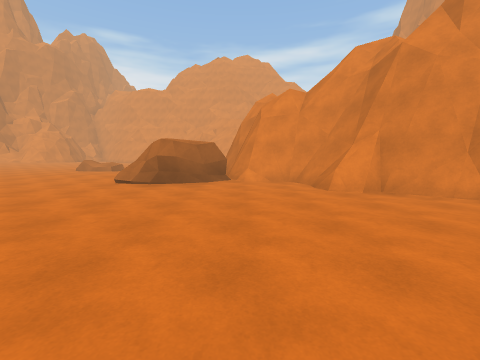
View 1 (above)

20 first-person views from a walk through a Unity game level. The camera is 1.4 m above the floor, tilts 6° down and sees 90° across. The floor is counted in squares, 2 m on a side. Each view is taken from the middle of a square. On the plan, view 1 faces up. The plan holds only what a view shows up to about 9 squares ahead; the rest is blank. The place goes on beyond the plan. The player character is not drawn. Surface patterns are stand-ins for the level's own textures.

View 2
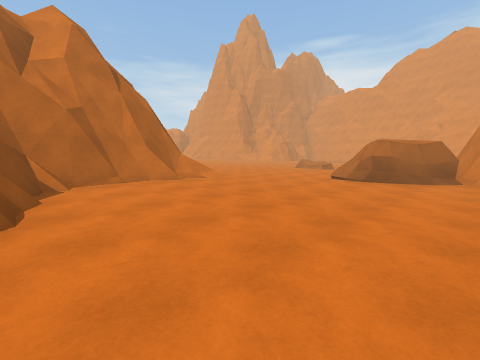

View 3
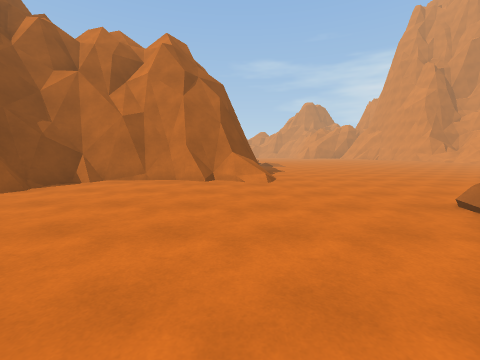

View 4
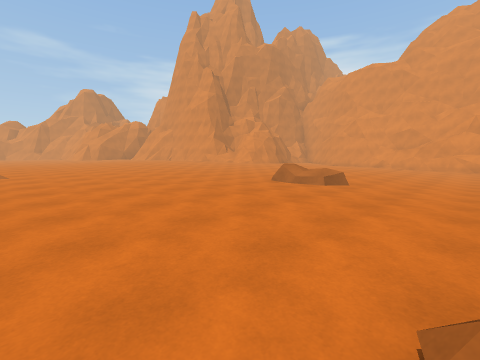

View 5
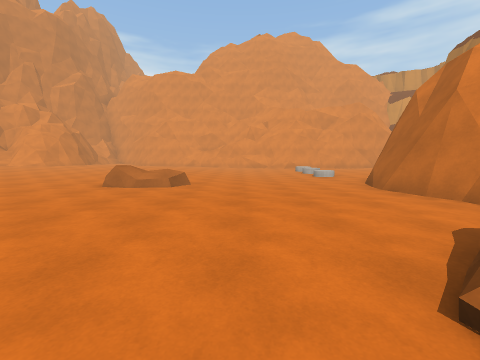

View 6
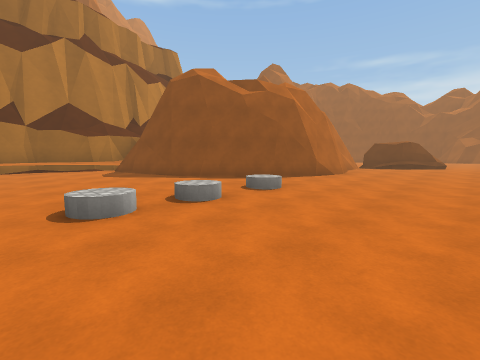

View 7
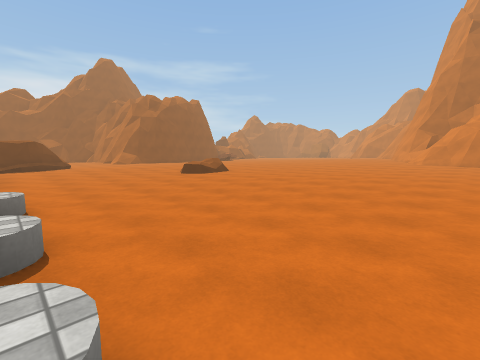

View 8
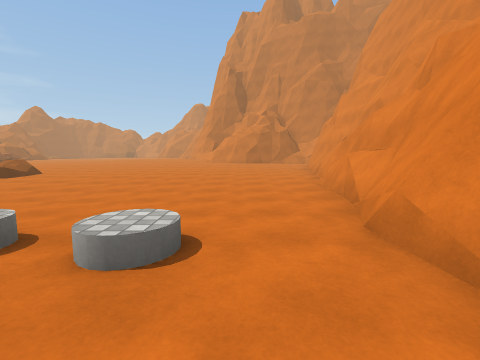

View 9
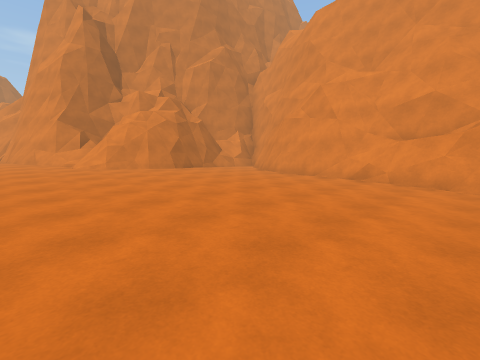

View 10
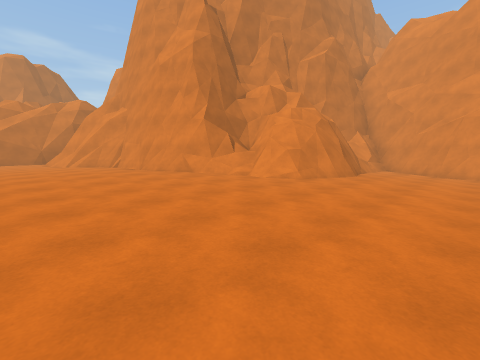

View 11
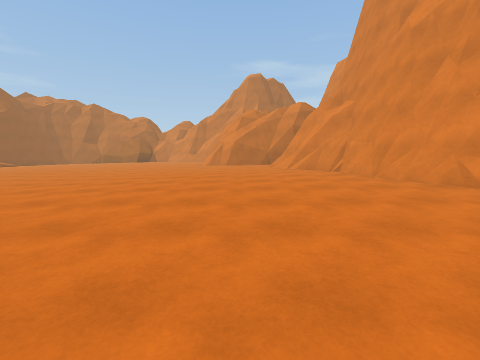

View 12
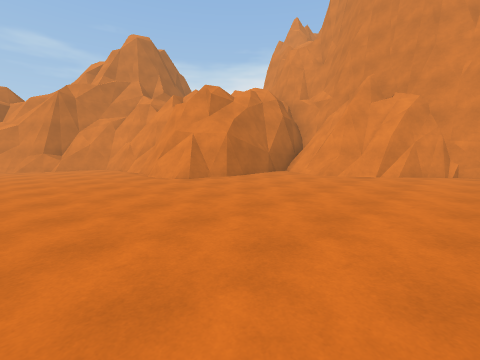

View 13
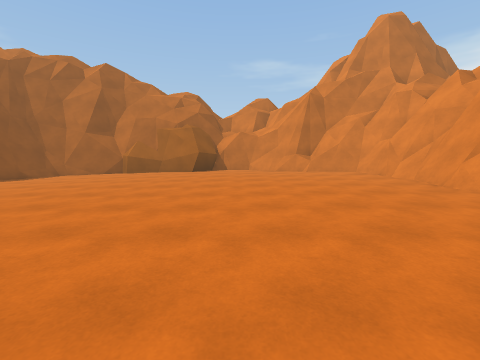

View 14
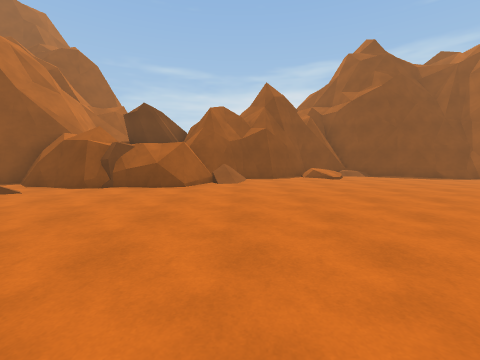

View 15
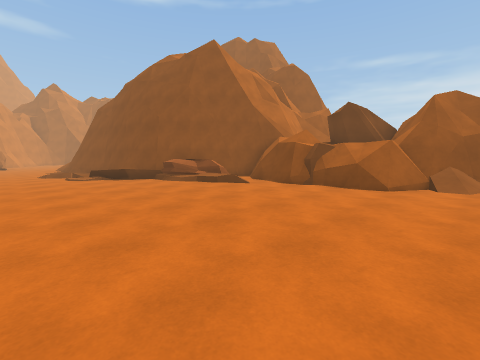

View 16
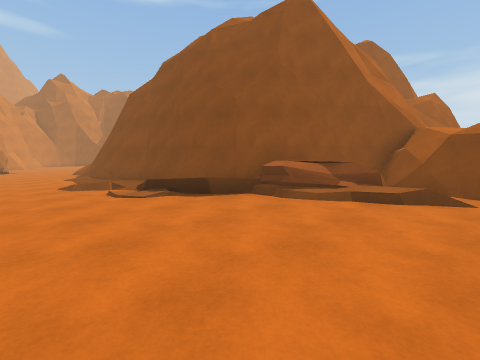

View 17
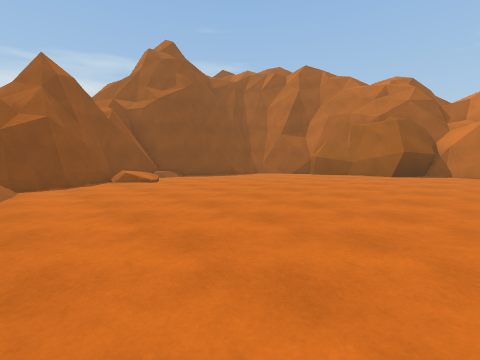

View 18
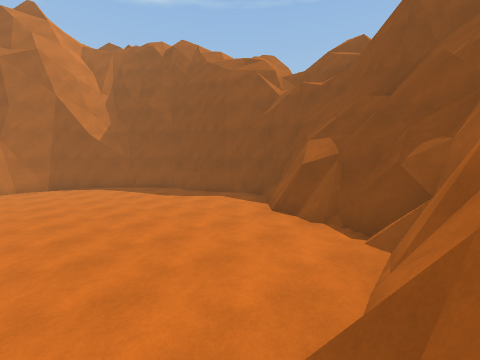

View 19
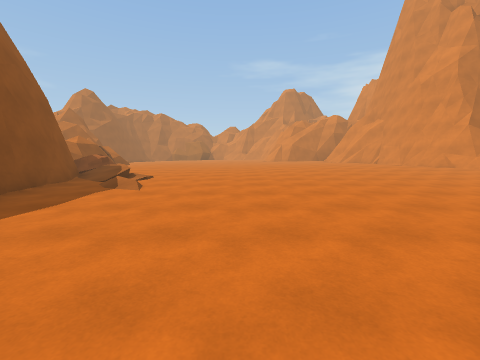

View 20
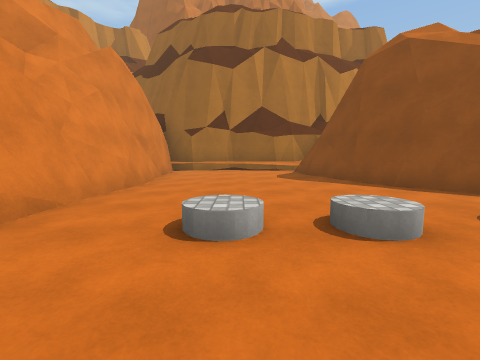

### Floor plan
Key: @ floor where view 1 was taken; # wall or solid block; . main floor; : floor 0.25 m higher than the main floor; - floor 0.25 m lower than the main floor; + floor 0.5 m higher than the main floor; * floor 0.75 m higher than the main floor; % floor 1.25 m higher than the main floor; / step, stairs or slope; = window, fence, low wall or low ledge; R rock; C cylinder.
Columns run from 31 left of view 1 to 6 right of it. Each row starts with its distance up from view 1.
 22                    ###
 21                    ..#######
 20                   #:.....-############
 19                   #::....--------//.##
 18                  ##::....---------../#
 17                ####::....-----C--...+#
 16                ##//::....-----C--...+#
 15            #####++:::.....-------./#+#
 14          ####+++++:::.....----C--#####
 13        ####+++++++:::.....------##
 12        #+++++++++::::......----##
 11        #+++++++++:::::..R*..--/#
 10    #####+++++++++:::::......../#
  9  ###/##++++++++++::::::........#
  8  #++++++++++++++:::::::........#
  7 ##++++++++:::::::::::::....../R###
  6 #+++++++++:::::::::::::.....RRR..#
  5 #+++++++++:::::::::/::::.........###
  4 #+++++++++++:::::=//::::=/.........##
  3 #+++++++++++++::/=#######/..........#
  2 #+++++++++++++*%###     ##:.........#
  1 ##++++++++:::#=R##       #::.......##
  0  #::::++:/##R####        #::...@...#
 -1  #:::::::/##  #          ####.....##
 -2  ###:: :####               ###/####
 -3    ######                    ###

Where each view was taken, in squares from view 1:
view 1: 0 up, 0 right, facing up
view 2: 1 down, 0 right, facing up-left
view 3: 3 up, 0 right, facing left
view 4: 5 up, 3 left, facing up-left
view 5: 5 up, 4 left, facing up
view 6: 18 up, 4 left, facing down-right
view 7: 18 up, 1 left, facing down-left
view 8: 18 up, 1 right, facing left
view 9: 14 up, 5 left, facing up-left
view 10: 11 up, 10 left, facing up-left
view 11: 11 up, 12 left, facing left
view 12: 6 up, 19 left, facing up-left
view 13: 5 up, 21 left, facing left
view 14: 6 up, 22 left, facing down
view 15: 6 up, 22 left, facing down-right
view 16: 6 up, 18 left, facing down-right
view 17: 5 up, 22 left, facing down-left
view 18: 3 up, 6 left, facing down-right
view 19: 7 up, 7 left, facing left
view 20: 17 up, 3 left, facing right
